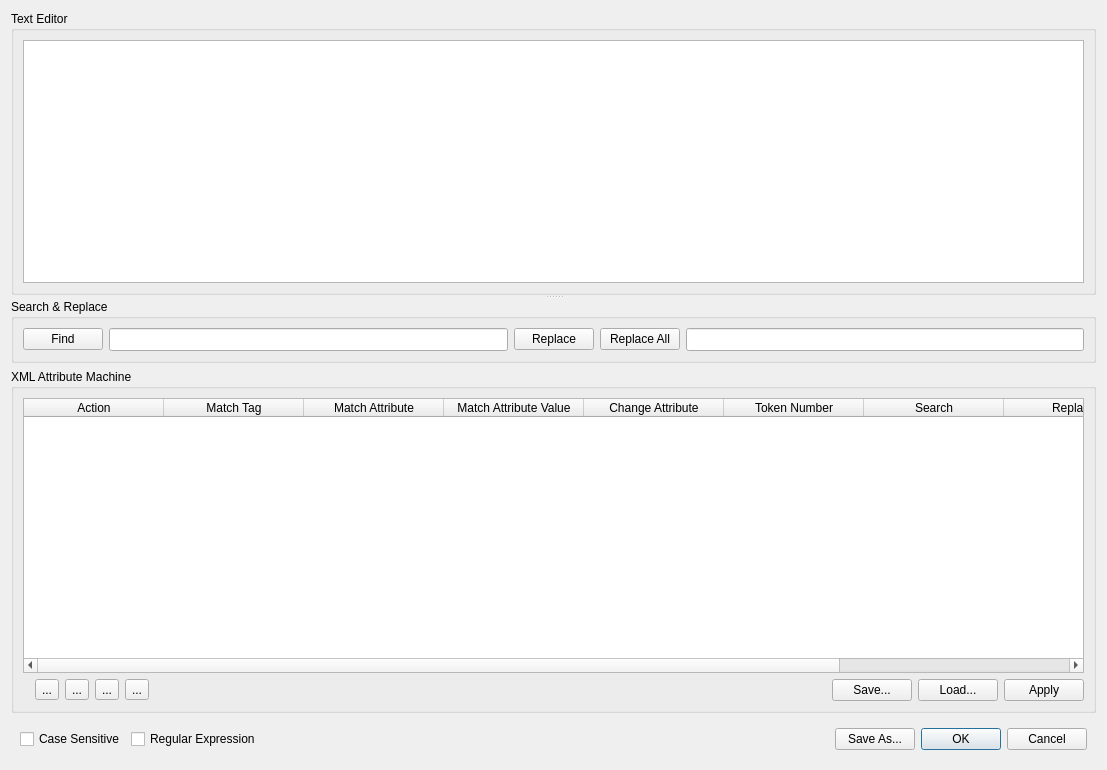
<?xml version="1.0" encoding="UTF-8"?>
<ui version="4.0">
 <class>TextEditDialog</class>
 <widget class="QDialog" name="TextEditDialog">
  <property name="geometry">
   <rect>
    <x>0</x>
    <y>0</y>
    <width>1107</width>
    <height>770</height>
   </rect>
  </property>
  <property name="windowTitle">
   <string>XML Edit Dialog</string>
  </property>
  <layout class="QGridLayout" name="gridLayout_6">
   <item row="0" column="0">
    <widget class="QSplitter" name="splitter">
     <property name="orientation">
      <enum>Qt::Vertical</enum>
     </property>
     <widget class="QGroupBox" name="groupBox_2">
      <property name="sizePolicy">
       <sizepolicy hsizetype="Preferred" vsizetype="Preferred">
        <horstretch>0</horstretch>
        <verstretch>0</verstretch>
       </sizepolicy>
      </property>
      <property name="title">
       <string>Text Editor</string>
      </property>
      <layout class="QGridLayout" name="gridLayout_3">
       <item row="0" column="0" colspan="2">
        <widget class="QPlainTextEdit" name="plainTextEdit">
         <property name="sizePolicy">
          <sizepolicy hsizetype="Expanding" vsizetype="Expanding">
           <horstretch>0</horstretch>
           <verstretch>0</verstretch>
          </sizepolicy>
         </property>
         <property name="font">
          <font>
           <family>Consolas</family>
           <pointsize>10</pointsize>
          </font>
         </property>
         <property name="toolTip">
          <string>Raw XML defining the model. Edit with caution.</string>
         </property>
        </widget>
       </item>
      </layout>
     </widget>
     <widget class="QWidget" name="widget_2" native="true">
      <layout class="QGridLayout" name="gridLayout">
       <property name="leftMargin">
        <number>0</number>
       </property>
       <property name="topMargin">
        <number>0</number>
       </property>
       <property name="rightMargin">
        <number>0</number>
       </property>
       <property name="bottomMargin">
        <number>0</number>
       </property>
       <item row="0" column="0">
        <widget class="QGroupBox" name="groupBox">
         <property name="title">
          <string>Search &amp;&amp; Replace</string>
         </property>
         <layout class="QGridLayout" name="gridLayout_2">
          <item row="0" column="3">
           <widget class="QPushButton" name="pushButtonReplaceAll">
            <property name="toolTip">
             <string>Click to replace all</string>
            </property>
            <property name="text">
             <string>Replace All</string>
            </property>
           </widget>
          </item>
          <item row="0" column="0">
           <widget class="QPushButton" name="pushButtonFind">
            <property name="toolTip">
             <string>Click to find text</string>
            </property>
            <property name="text">
             <string>Find</string>
            </property>
           </widget>
          </item>
          <item row="0" column="2">
           <widget class="QPushButton" name="pushButtonReplace">
            <property name="toolTip">
             <string>Click to replace a single occurance.</string>
            </property>
            <property name="text">
             <string>Replace</string>
            </property>
           </widget>
          </item>
          <item row="0" column="1">
           <widget class="QLineEdit" name="lineEditFind">
            <property name="font">
             <font>
              <family>Consolas</family>
              <pointsize>10</pointsize>
             </font>
            </property>
            <property name="toolTip">
             <string>Text to find</string>
            </property>
           </widget>
          </item>
          <item row="0" column="4">
           <widget class="QLineEdit" name="lineEditReplace">
            <property name="font">
             <font>
              <family>Consolas</family>
              <pointsize>10</pointsize>
             </font>
            </property>
            <property name="toolTip">
             <string>Replace found text with this</string>
            </property>
           </widget>
          </item>
         </layout>
        </widget>
       </item>
       <item row="1" column="0">
        <widget class="QGroupBox" name="groupBox_4">
         <property name="sizePolicy">
          <sizepolicy hsizetype="Preferred" vsizetype="Preferred">
           <horstretch>0</horstretch>
           <verstretch>0</verstretch>
          </sizepolicy>
         </property>
         <property name="title">
          <string>XML Attribute Machine</string>
         </property>
         <layout class="QGridLayout" name="gridLayout_5">
          <item row="1" column="2">
           <widget class="QToolButton" name="toolButtonInsert">
            <property name="toolTip">
             <string>Insert an extra row</string>
            </property>
            <property name="text">
             <string>...</string>
            </property>
            <property name="icon">
             <iconset resource="resources.qrc">
              <normaloff>:/images/XMLMachine Icons/list_add64x64.png</normaloff>:/images/XMLMachine Icons/list_add64x64.png</iconset>
            </property>
           </widget>
          </item>
          <item row="1" column="4">
           <widget class="QToolButton" name="toolButtonMoveUp">
            <property name="toolTip">
             <string>Move selected row up</string>
            </property>
            <property name="text">
             <string>...</string>
            </property>
            <property name="icon">
             <iconset resource="resources.qrc">
              <normaloff>:/images/XMLMachine Icons/go_up64x64.png</normaloff>:/images/XMLMachine Icons/go_up64x64.png</iconset>
            </property>
           </widget>
          </item>
          <item row="1" column="9">
           <widget class="QPushButton" name="pushButtonApply">
            <property name="toolTip">
             <string>Apply the XML machine instructions</string>
            </property>
            <property name="text">
             <string>Apply</string>
            </property>
           </widget>
          </item>
          <item row="1" column="7">
           <widget class="QPushButton" name="pushButtonSave">
            <property name="toolTip">
             <string>Save the XML machine instructions</string>
            </property>
            <property name="text">
             <string>Save...</string>
            </property>
           </widget>
          </item>
          <item row="1" column="6">
           <spacer name="horizontalSpacer_2">
            <property name="orientation">
             <enum>Qt::Horizontal</enum>
            </property>
            <property name="sizeHint" stdset="0">
             <size>
              <width>587</width>
              <height>20</height>
             </size>
            </property>
           </spacer>
          </item>
          <item row="1" column="3">
           <widget class="QToolButton" name="toolButtonDelete">
            <property name="toolTip">
             <string>Delete an existing row</string>
            </property>
            <property name="text">
             <string>...</string>
            </property>
            <property name="icon">
             <iconset resource="resources.qrc">
              <normaloff>:/images/XMLMachine Icons/list_remove64x64.png</normaloff>:/images/XMLMachine Icons/list_remove64x64.png</iconset>
            </property>
           </widget>
          </item>
          <item row="1" column="8">
           <widget class="QPushButton" name="pushButtonLoad">
            <property name="toolTip">
             <string>Load the XML machine instructions</string>
            </property>
            <property name="text">
             <string>Load...</string>
            </property>
           </widget>
          </item>
          <item row="0" column="0" colspan="10">
           <widget class="QTableWidget" name="tableWidget">
            <property name="sizePolicy">
             <sizepolicy hsizetype="Expanding" vsizetype="Expanding">
              <horstretch>0</horstretch>
              <verstretch>0</verstretch>
             </sizepolicy>
            </property>
            <property name="toolTip">
             <string>Instructions for automated attribute editing</string>
            </property>
            <property name="alternatingRowColors">
             <bool>false</bool>
            </property>
            <property name="rowCount">
             <number>0</number>
            </property>
            <property name="columnCount">
             <number>9</number>
            </property>
            <attribute name="horizontalHeaderDefaultSectionSize">
             <number>140</number>
            </attribute>
            <column>
             <property name="text">
              <string>Action</string>
             </property>
            </column>
            <column>
             <property name="text">
              <string>Match Tag</string>
             </property>
            </column>
            <column>
             <property name="text">
              <string>Match Attribute</string>
             </property>
            </column>
            <column>
             <property name="text">
              <string>Match Attribute Value</string>
             </property>
            </column>
            <column>
             <property name="text">
              <string>Change Attribute</string>
             </property>
            </column>
            <column>
             <property name="text">
              <string>Token Number</string>
             </property>
            </column>
            <column>
             <property name="text">
              <string>Search</string>
             </property>
            </column>
            <column>
             <property name="text">
              <string>Replace</string>
             </property>
            </column>
            <column>
             <property name="text">
              <string>Arithmetic</string>
             </property>
            </column>
           </widget>
          </item>
          <item row="1" column="5">
           <widget class="QToolButton" name="toolButtonMoveDown">
            <property name="toolTip">
             <string>Move selected row down</string>
            </property>
            <property name="text">
             <string>...</string>
            </property>
            <property name="icon">
             <iconset resource="resources.qrc">
              <normaloff>:/images/XMLMachine Icons/go_down64x64.png</normaloff>:/images/XMLMachine Icons/go_down64x64.png</iconset>
            </property>
           </widget>
          </item>
         </layout>
        </widget>
       </item>
       <item row="2" column="0">
        <widget class="QWidget" name="widget" native="true">
         <layout class="QGridLayout" name="gridLayout_4">
          <item row="0" column="2">
           <widget class="QCheckBox" name="checkBoxRegularExpression">
            <property name="toolTip">
             <string>Search and replace using regular expressions</string>
            </property>
            <property name="text">
             <string>Regular Expression</string>
            </property>
           </widget>
          </item>
          <item row="0" column="6">
           <widget class="QPushButton" name="pushButtonCancel">
            <property name="toolTip">
             <string>Cancel edits and return to main program</string>
            </property>
            <property name="text">
             <string>Cancel</string>
            </property>
           </widget>
          </item>
          <item row="0" column="1">
           <widget class="QCheckBox" name="checkBoxCaseSensitive">
            <property name="toolTip">
             <string>Use case sensitive search</string>
            </property>
            <property name="text">
             <string>Case Sensitive</string>
            </property>
           </widget>
          </item>
          <item row="0" column="5">
           <widget class="QPushButton" name="pushButtonOK">
            <property name="toolTip">
             <string>Accept edits and return to main program</string>
            </property>
            <property name="text">
             <string>OK</string>
            </property>
            <property name="default">
             <bool>true</bool>
            </property>
           </widget>
          </item>
          <item row="0" column="3">
           <spacer name="horizontalSpacer">
            <property name="orientation">
             <enum>Qt::Horizontal</enum>
            </property>
            <property name="sizeHint" stdset="0">
             <size>
              <width>427</width>
              <height>20</height>
             </size>
            </property>
           </spacer>
          </item>
          <item row="0" column="4">
           <widget class="QPushButton" name="pushButtonSaveAs">
            <property name="toolTip">
             <string>Save the XML text with no validity checks</string>
            </property>
            <property name="text">
             <string>Save As...</string>
            </property>
           </widget>
          </item>
         </layout>
        </widget>
       </item>
      </layout>
     </widget>
    </widget>
   </item>
  </layout>
 </widget>
 <tabstops>
  <tabstop>plainTextEdit</tabstop>
  <tabstop>pushButtonFind</tabstop>
  <tabstop>lineEditFind</tabstop>
  <tabstop>pushButtonReplace</tabstop>
  <tabstop>pushButtonReplaceAll</tabstop>
  <tabstop>lineEditReplace</tabstop>
  <tabstop>tableWidget</tabstop>
  <tabstop>toolButtonInsert</tabstop>
  <tabstop>toolButtonDelete</tabstop>
  <tabstop>toolButtonMoveUp</tabstop>
  <tabstop>toolButtonMoveDown</tabstop>
  <tabstop>pushButtonSave</tabstop>
  <tabstop>pushButtonLoad</tabstop>
  <tabstop>pushButtonApply</tabstop>
  <tabstop>checkBoxCaseSensitive</tabstop>
  <tabstop>checkBoxRegularExpression</tabstop>
  <tabstop>pushButtonSaveAs</tabstop>
  <tabstop>pushButtonOK</tabstop>
  <tabstop>pushButtonCancel</tabstop>
 </tabstops>
 <resources>
  <include location="resources.qrc"/>
 </resources>
 <connections/>
</ui>
